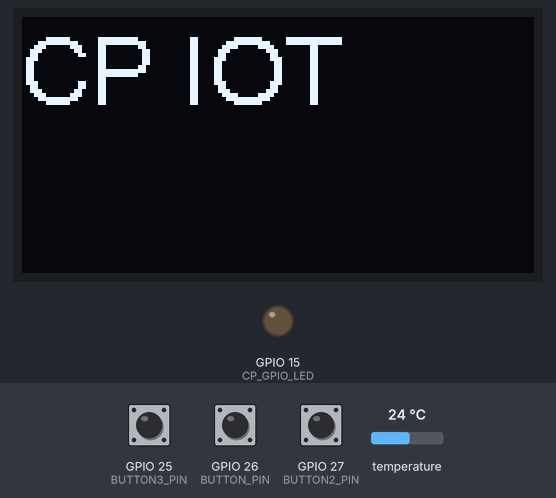
A sketch run on a simulated ESP32. On the bench: 128×64 one-colour display, output pins drawn as LEDs (lit = HIGH). Dashed ring = blinking. The test bench sets the inputs (shaded band); at power-on: GPIO 27 (BUTTON2_PIN) HIGH, GPIO 25 (BUTTON3_PIN) HIGH, GPIO 26 (BUTTON_PIN) HIGH, temperature 24 °C. WiFi joins after 1.5 s; servers stay silent unless stated; no MQTT or app messages arrive unless stated; not simulated (calls return 0 or success): wifi_const.h; what the sketch prints to the serial monitor is not drawn.

Above: at 5.3 s.
5.4 s: GPIO 27 (BUTTON2_PIN) pulled LOW for 0.15 s
At 6.9 s:
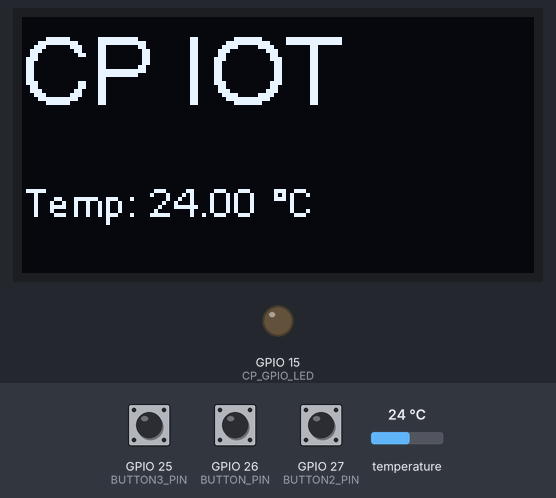
7.6 s: GPIO 25 (BUTTON3_PIN) pulled LOW for 3.2 s
At 8.1 s:
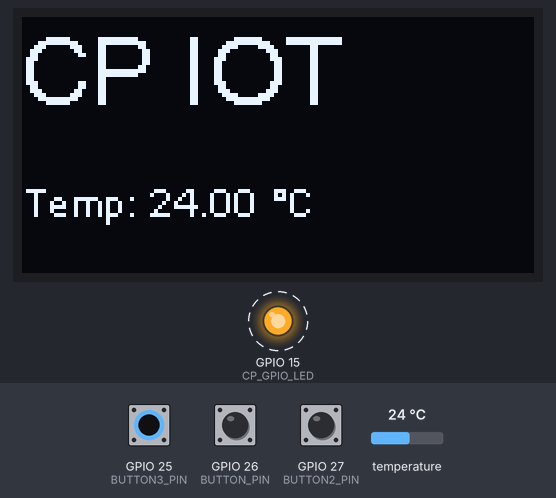
15.3 s: GPIO 25 (BUTTON3_PIN) pulled LOW for 0.15 s
At 16.4 s:
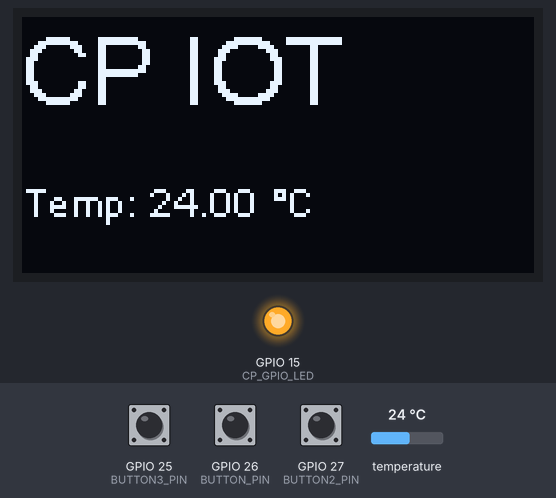
16.9 s: GPIO 25 (BUTTON3_PIN) pulled LOW for 1 s
At 17.7 s:
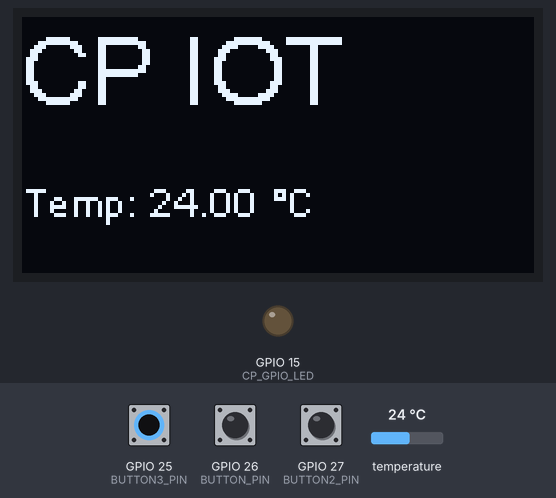
Timing chart, 0 to 19.9 s (numbered marks = the images above; inputs shaded):
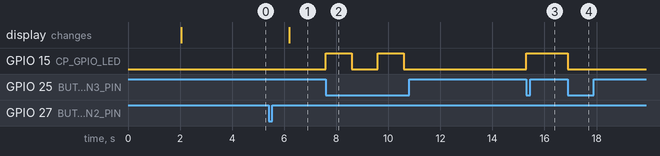

Measured:
- after the input at 5.4 s, the display: changes after 0.79 s (image 1)
- after the input at 7.6 s, GPIO 15 (CP_GPIO_LED): alternates HIGH for 1.0 s and LOW for 1.0 s, 4 changes in all, then stays LOW, starting at once
- after the input at 15.3 s, GPIO 15 (CP_GPIO_LED): LOW → HIGH at once
- after the input at 16.9 s, GPIO 15 (CP_GPIO_LED): HIGH → LOW at once

The sketch:

cp_esp32_iot.ino
```cpp
// WIFI
#include <WiFi.h>
#include <WiFiMulti.h>
// MQTT
#include <PubSubClient.h>
// Temeprature
#include <DallasTemperature.h>
// oled
#include <SSD1306Wire.h>

#include "public.h"
#include "wifi_const.h"
#include "mqtt_const.h"


// WIFI_SSID and WIFI_PASSWD are defined in wifi_const.h
//#define WIFI_SSID ""
//#define WIFI_PASSWD ""

// MQTT Broker

//#define MQTT_BROKER "192.168.1.228"
//#define MQTT_PORT 1883

//#define MQTT_USERNAME "admin"
//#define MQTT_PASSWORD "public"

//#define MQTT_TOPIC_PREFIX "CP_IOT/"
//#define MQTT_TOPIC_PING "PING"
//#define MQTT_TOPIC_PONG "PONG"


// OLED

int counter = 1;

//OLED引脚定义
#define SDA   23
#define SCL   18
SSD1306Wire display(0x3c, SDA, SCL);


// LED
#define CP_GPIO_LED    15 //1-wire数据总线连接


// temperature
#define ONE_WIRE_BUS    13 //1-wire数据总线连接
OneWire oneWire(ONE_WIRE_BUS); //声明
DallasTemperature sensors(&oneWire); //声明


// button
#define BUTTON_PIN 26 // ESP32 GPIO16 pin connected to button's pin
#define BUTTON2_PIN 27
#define BUTTON3_PIN 25


char DEVICE_UDID[18];
int LED_STATE = 0;


WiFiMulti WiFiMulti;

// Use WiFiClient class to create TCP connections
WiFiClient client;
PubSubClient mqttClient(client);

//WIFI连接路由器
void wifi_connect(void)
{
  Serial.print("Connecting to ");
  delay(10);

  // We start by connecting to a WiFi network
  WiFiMulti.addAP(WIFI_SSID, WIFI_PASSWD);

  Serial.println();
  Serial.println();
  Serial.print("\nDefault ESP32 MAC Address: ");
  Serial.println(WiFi.macAddress());

  Serial.print("\nDevice UDID: ");
  strncpy(DEVICE_UDID, WiFi.macAddress().c_str(), 17);
  Serial.println(DEVICE_UDID);

  Serial.print("\n\nWaiting for WiFi... ");

  while(WiFiMulti.run() != WL_CONNECTED) {
      Serial.print(".");
      delay(500);
  }

  Serial.println("");
  Serial.println("WiFi connected");
  Serial.println("IP address: ");
  Serial.println(WiFi.localIP());

  Serial.println("Connected to the Wi-Fi network");
  delay(500);
}

void mqtt_pong() {
  String mqttPong = String(MQTT_TOPIC_PREFIX) + String(MQTT_TOPIC_PONG);
  Serial.print("publish topic: " + mqttPong + "...\n");
  boolean ret = mqttClient.publish(mqttPong.c_str(), "{\"udid\": \"420d2b68-6a4a-11ee-8c99-0242ac120002\", \"state\": 1}");
  if (ret) {
    Serial.print("publish success!\n");
  } else {
    Serial.print("publish error!\n");
  }
}

void mqtt_subscribe() {
  // udid ping
  String mqttPing = String(MQTT_TOPIC_PREFIX) + String(DEVICE_UDID) + "/" + String(MQTT_TOPIC_PING);
  Serial.print("\nsubscribe udid ping topic: " + mqttPing + "...\n");
  boolean ret = mqttClient.subscribe(mqttPing.c_str());
  if (ret) {
    Serial.print("subscribe udid ping success!\n");
  } else {
    Serial.print("subscribe udid ping error!\n");
  }
  // broadcasting ping
  mqttPing = String(MQTT_TOPIC_PREFIX) + String(MQTT_TOPIC_PING);
  Serial.print("\nsubscribe broadcasting ping topic: " + mqttPing + "...\n");
  ret = mqttClient.subscribe(mqttPing.c_str());
  if (ret) {
    Serial.print("subscribe broadcasting ping success!\n");
  } else {
    Serial.print("subscribe broadcasting ping error!\n");
  }
  // LED
  mqttPing = String(MQTT_TOPIC_PREFIX) + String(DEVICE_UDID) + "/" + String(MQTT_TOPIC_LED);
  Serial.print("\nsubscribe led topic: " + mqttPing + "...\n");
  ret = mqttClient.subscribe(mqttPing.c_str());
  if (ret) {
    Serial.print("subscribe led success!\n");
  } else {
    Serial.print("subscribe led error!\n");
  }
}

void gpio_led_toggle(int state) {
  Serial.println("gpio_led_toggle: " + String(state));
  LED_STATE = state;
  if (state == 1) {
    digitalWrite(CP_GPIO_LED, HIGH);//LED1引脚输出高电平，点亮
  } else {
    digitalWrite(CP_GPIO_LED, LOW);//LED1引脚输出低电平，熄灭
  }
}

void mqtt_callback(char *topic, byte *payload, unsigned int length) {
    Serial.print("-----------------------mqtt arrived in topic: ");
    Serial.println(topic);
    Serial.print("Message:");

    String data;
    for (int i = 0; i < length; i++) {
        Serial.print((char) payload[i]);
        data += (char) payload[i];
    }
    Serial.println();

    Serial.println("Message len:" + length);
    Serial.println("data: " + data);

    if (strstr(topic, "PING")) {
      mqtt_pong();

    } else if (strstr(topic, "LED")) {
      if (data.equals("1")) {
        gpio_led_toggle(1);
      } else {
        gpio_led_toggle(0);
      }
    }
    Serial.println();
    Serial.println("-----------------------mqtt-end");
}


void mqtt_connect() {
  //connecting to a mqtt broker
  mqttClient.setServer(MQTT_BROKER, MQTT_PORT);
  mqttClient.setCallback(mqtt_callback);
  mqttClient.setKeepAlive(60*60);
  while (!mqttClient.connected()) {
      String client_id = "cp-esp32-client-";
      client_id += String(WiFi.macAddress());
      Serial.printf("The client %s connects to the public MQTT broker\n", client_id.c_str());
      if (mqttClient.connect(client_id.c_str(), MQTT_USERNAME, MQTT_PASSWORD)) {
          Serial.println("Public EMQX MQTT broker connected");
      } else {
          Serial.print("failed with state ");
          Serial.print(mqttClient.state());
          Serial.println("\n");
          delay(2000);
      }
  }
}

void mqtt_publish_temperature(float temperature) {
  String mqttTopic = String(MQTT_TOPIC_PREFIX) + String(MQTT_TOPIC_TEMPERATURE);
  Serial.print("publish topic: " + mqttTopic + "...\n");
  String data = "{\"udid\": \"" + String(DEVICE_UDID) + "\", \"state\": 1, \"value\": " + temperature + "}";
  boolean ret = mqttClient.publish(mqttTopic.c_str(), data.c_str());
  if (ret) {
    Serial.print("publish temperature success!\n");
  } else {
    Serial.print("publish temperature error!\n");
  }
}

float gpio_read_temperature() {
  Serial.println("发起温度转换");
  sensors.requestTemperatures(); //向总线上所有设备发送温度转换请求，默认情况下该方法会阻塞
  Serial.println("温度转换完成");

  float tempC = sensors.getTempCByIndex(0); //获取索引号0的传感器摄氏温度数据
  if (tempC != DEVICE_DISCONNECTED_C) //如果获取到的温度正常
  {
    Serial.print("当前温度是： ");
    Serial.print(tempC);
    Serial.println(" ℃\n");
  } else {
    Serial.println("read temperature error\n");
  }
  return tempC;
}

void oled_init() {
  display.init();//初始化UI
  display.flipScreenVertically();//垂直翻转屏幕设置
}

void oled_draw_title() {
  display.setFont(ArialMT_Plain_24);//设置字体大小
  display.drawString(0, 0, "CP IOT");//显示
  display.display();//将缓存数据写入到显示器
}

void setup(){
  delay(2000);
  Serial.begin(115200);

  pinMode(CP_GPIO_LED, OUTPUT);
  pinMode(BUTTON_PIN, INPUT_PULLUP); // set ESP32 pin to input pull-up mode
  pinMode(BUTTON2_PIN, INPUT_PULLUP);
  pinMode(BUTTON3_PIN, INPUT_PULLUP);
  sensors.begin();

  oled_init();
  oled_draw_title();


  wifi_connect();

  mqtt_connect();

  // Publish and subscribe
  mqtt_pong();
  mqtt_subscribe();
}

void loop(){
  int buttonState = digitalRead(BUTTON_PIN); // read new state
  if (buttonState == LOW) {
    Serial.println("The button is being pressed");
    mqtt_pong();
    delay(1000);
  }
  buttonState = digitalRead(BUTTON2_PIN);
  if (buttonState == LOW) {
    Serial.println("The button2 is being pressed");
    float temperature = gpio_read_temperature();
    if (temperature != DEVICE_DISCONNECTED_C) {
      String temp = "Temp: " + String(temperature) + " °C";
      display.clear();
      oled_draw_title();
      display.setFont(ArialMT_Plain_10);
      display.drawString(0, 40, temp);
      display.display();//将缓存数据写入到显示器
      mqtt_publish_temperature(temperature);
    }
    delay(1000);
  }
  buttonState = digitalRead(BUTTON3_PIN);
  if (buttonState == LOW) {
    Serial.println("The button3 is being pressed");


    if (LED_STATE == 0) {
      LED_STATE = 1;
    } else {
      LED_STATE = 0;
    }

    gpio_led_toggle(LED_STATE);
    delay(1000);
  }
  if (mqttClient.connected()) {
    mqttClient.loop();
  } else {
    Serial.println("mqtt disconnected");
  }
}
```

mqtt_const.h
```cpp
#ifndef _mqtt_const_H
#define _mqtt_const_H


#define MQTT_BROKER "192.168.1.228"
#define MQTT_PORT 1883

#define MQTT_USERNAME "admin"
#define MQTT_PASSWORD "public"

#define MQTT_TOPIC_PREFIX "CP_IOT/"
#define MQTT_TOPIC_PING "PING"
#define MQTT_TOPIC_PONG "PONG"
#define MQTT_TOPIC_TEMPERATURE "TEMPERATURE"
#define MQTT_TOPIC_LED "LED"


#endif //_mqtt_const_H
```

public.h
```cpp
#ifndef _public_H
#define _public_H

#include "Arduino.h"

//类型重定义
typedef unsigned char u8;
typedef unsigned int u16;
typedef unsigned long u32;

#endif
```
